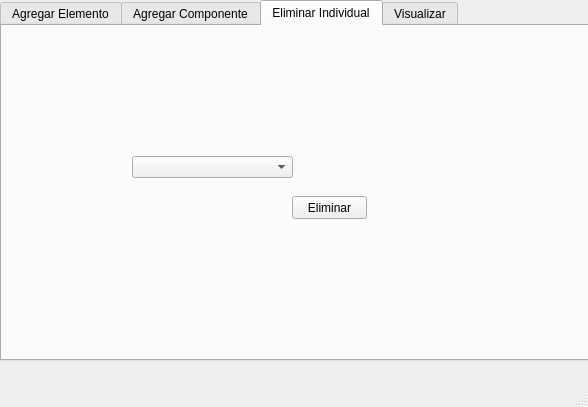
<?xml version="1.0" encoding="UTF-8"?>
<ui version="4.0">
 <class>MainWindow</class>
 <widget class="QMainWindow" name="MainWindow">
  <property name="geometry">
   <rect>
    <x>0</x>
    <y>0</y>
    <width>588</width>
    <height>407</height>
   </rect>
  </property>
  <property name="windowTitle">
   <string>MainWindow</string>
  </property>
  <widget class="QWidget" name="centralwidget">
   <widget class="QTabWidget" name="tabWidget">
    <property name="geometry">
     <rect>
      <x>0</x>
      <y>0</y>
      <width>591</width>
      <height>361</height>
     </rect>
    </property>
    <property name="currentIndex">
     <number>2</number>
    </property>
    <widget class="QWidget" name="AgregarElemento">
     <attribute name="title">
      <string>Agregar Elemento</string>
     </attribute>
     <widget class="QComboBox" name="Elementos">
      <property name="geometry">
       <rect>
        <x>40</x>
        <y>90</y>
        <width>171</width>
        <height>22</height>
       </rect>
      </property>
      <item>
       <property name="text">
        <string>Elementos</string>
       </property>
      </item>
     </widget>
     <widget class="QSpinBox" name="Cantidad">
      <property name="geometry">
       <rect>
        <x>250</x>
        <y>90</y>
        <width>42</width>
        <height>22</height>
       </rect>
      </property>
     </widget>
     <widget class="QPushButton" name="AgregarElementoButton">
      <property name="geometry">
       <rect>
        <x>350</x>
        <y>90</y>
        <width>75</width>
        <height>23</height>
       </rect>
      </property>
      <property name="text">
       <string>Agregar</string>
      </property>
     </widget>
     <widget class="QDateEdit" name="FechaElemento">
      <property name="geometry">
       <rect>
        <x>70</x>
        <y>40</y>
        <width>110</width>
        <height>22</height>
       </rect>
      </property>
     </widget>
     <widget class="QTextBrowser" name="ElementosCompletos">
      <property name="geometry">
       <rect>
        <x>130</x>
        <y>140</y>
        <width>256</width>
        <height>192</height>
       </rect>
      </property>
     </widget>
    </widget>
    <widget class="QWidget" name="AgregarIndividual">
     <attribute name="title">
      <string>Agregar Componente</string>
     </attribute>
     <widget class="QDateEdit" name="Fecha_individual">
      <property name="geometry">
       <rect>
        <x>70</x>
        <y>30</y>
        <width>110</width>
        <height>22</height>
       </rect>
      </property>
     </widget>
     <widget class="QPushButton" name="AgregarComponenteButton">
      <property name="geometry">
       <rect>
        <x>350</x>
        <y>80</y>
        <width>75</width>
        <height>23</height>
       </rect>
      </property>
      <property name="text">
       <string>Agregar</string>
      </property>
     </widget>
     <widget class="QSpinBox" name="CantidadIndividual">
      <property name="geometry">
       <rect>
        <x>250</x>
        <y>80</y>
        <width>42</width>
        <height>22</height>
       </rect>
      </property>
     </widget>
     <widget class="QTextBrowser" name="ElementosIndividuales">
      <property name="geometry">
       <rect>
        <x>230</x>
        <y>120</y>
        <width>256</width>
        <height>192</height>
       </rect>
      </property>
     </widget>
     <widget class="QComboBox" name="OptionElementos">
      <property name="geometry">
       <rect>
        <x>240</x>
        <y>30</y>
        <width>181</width>
        <height>22</height>
       </rect>
      </property>
     </widget>
     <widget class="QComboBox" name="OptionComponente">
      <property name="geometry">
       <rect>
        <x>60</x>
        <y>80</y>
        <width>141</width>
        <height>22</height>
       </rect>
      </property>
     </widget>
    </widget>
    <widget class="QWidget" name="EliminarIndividual">
     <attribute name="title">
      <string>Eliminar Individual</string>
     </attribute>
     <widget class="QPushButton" name="EliminarIndividualBoton">
      <property name="geometry">
       <rect>
        <x>290</x>
        <y>170</y>
        <width>75</width>
        <height>23</height>
       </rect>
      </property>
      <property name="text">
       <string>Eliminar</string>
      </property>
     </widget>
     <widget class="QComboBox" name="FechasEliminar">
      <property name="geometry">
       <rect>
        <x>130</x>
        <y>130</y>
        <width>161</width>
        <height>22</height>
       </rect>
      </property>
     </widget>
    </widget>
    <widget class="QWidget" name="Visualizar">
     <attribute name="title">
      <string>Visualizar</string>
     </attribute>
     <widget class="QTextBrowser" name="textBrowser_3">
      <property name="geometry">
       <rect>
        <x>30</x>
        <y>10</y>
        <width>341</width>
        <height>271</height>
       </rect>
      </property>
      <property name="html">
       <string>&lt;!DOCTYPE HTML PUBLIC &quot;-//W3C//DTD HTML 4.0//EN&quot; &quot;http://www.w3.org/TR/REC-html40/strict.dtd&quot;&gt;
&lt;html&gt;&lt;head&gt;&lt;meta name=&quot;qrichtext&quot; content=&quot;1&quot; /&gt;&lt;style type=&quot;text/css&quot;&gt;
p, li { white-space: pre-wrap; }
&lt;/style&gt;&lt;/head&gt;&lt;body style=&quot; font-family:'MS Shell Dlg 2'; font-size:8pt; font-weight:400; font-style:normal;&quot;&gt;
&lt;p style=&quot;-qt-paragraph-type:empty; margin-top:0px; margin-bottom:0px; margin-left:0px; margin-right:0px; -qt-block-indent:0; text-indent:0px;&quot;&gt;&lt;br /&gt;&lt;/p&gt;&lt;/body&gt;&lt;/html&gt;</string>
      </property>
     </widget>
     <widget class="QPushButton" name="GenerarOrden">
      <property name="geometry">
       <rect>
        <x>414</x>
        <y>122</y>
        <width>111</width>
        <height>21</height>
       </rect>
      </property>
      <property name="text">
       <string>Generar Reporte</string>
      </property>
     </widget>
    </widget>
   </widget>
  </widget>
  <widget class="QMenuBar" name="menubar">
   <property name="geometry">
    <rect>
     <x>0</x>
     <y>0</y>
     <width>588</width>
     <height>22</height>
    </rect>
   </property>
  </widget>
  <widget class="QStatusBar" name="statusbar"/>
 </widget>
 <resources/>
 <connections/>
</ui>
